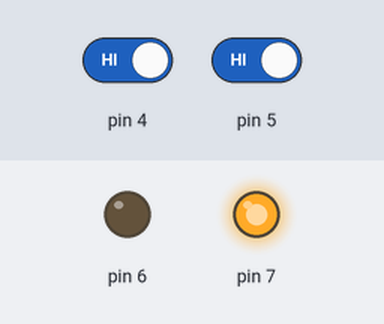
The sketch below on a simulated Arduino Uno, built with avr-gcc and run on an emulated ATmega328P. Parts: output pins drawn as LEDs (lit = HIGH). Inputs (shaded band) come from the test bench; at power-on: pin 4 HIGH, pin 5 HIGH.

Above: at 1.2 s.
1.3 s: pin 4 driven LOW
At 2.5 s:
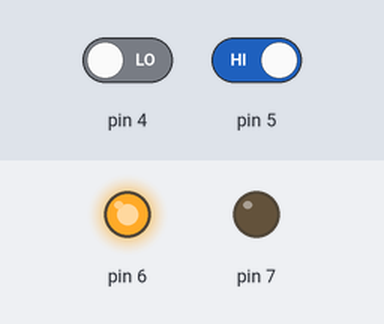
2.8 s: pin 4 driven HIGH
At 4.2 s:
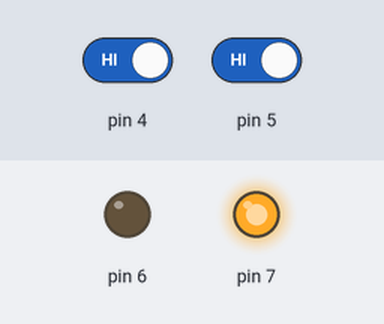
4.8 s: pin 5 driven LOW
At 5.4 s:
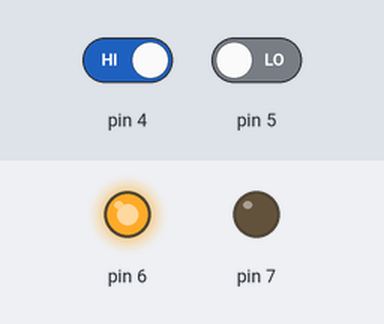
Timing chart, 0 to 7.8 s (numbered marks = the images above; inputs shaded):
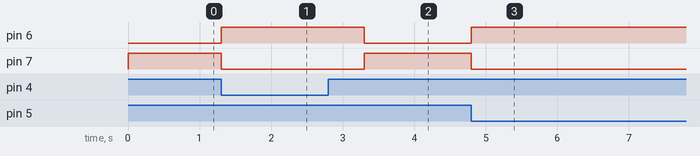

Measured:
- after the input at 1.3 s, pin 6: LOW → HIGH at once; pin 7: HIGH → LOW at once
- after the input at 2.8 s, pin 6: HIGH → LOW after 0.50 s; pin 7: LOW → HIGH after 0.50 s
- after the input at 4.8 s, pin 6: LOW → HIGH at once; pin 7: HIGH → LOW at once

The sketch:

door_automation_code.ino
```cpp
void setup() {
  // initialize digital pin  as an  input,an output.
  //output signal coming from arduino to motor driver
  pinMode(6,OUTPUT );
  pinMode(7,OUTPUT );
  // input signal coming from ir sensor to arduino
  pinMode(5, INPUT);
  pinMode(4, INPUT);
}

// the loop function runs over and over again forever
void loop()
{
  if(digitalRead(4)==LOW && digitalRead(5)==LOW)//In this case gate will be in open mode(both sensor detect on same time)
  {
  digitalWrite(13,HIGH);
  digitalWrite(6, HIGH);
  digitalWrite(7, LOW);
  }
else//In this case also gate will be in open mode (1 sensor detect at a time)
 {
  if( digitalRead(4)==LOW && digitalRead(5)==HIGH)//gate open when person enter in the room
  {
  digitalWrite(13,HIGH);
  digitalWrite(6, HIGH);
  digitalWrite(7, LOW);
   delay(2000);
  }
  else if(digitalRead(5)==LOW && digitalRead(4)==HIGH)//gate open when person coming out from room
  {
   digitalWrite(13,HIGH);
   digitalWrite(6, HIGH);
   digitalWrite(7, LOW);
   delay(2000);
  }

 }
 if(digitalRead(4)==HIGH && digitalRead(5)==HIGH)//This is the case for gate remain in close mode
 {
  digitalWrite(13,LOW);
  digitalWrite(6, LOW);
  digitalWrite(7,HIGH);
 }
}
```
